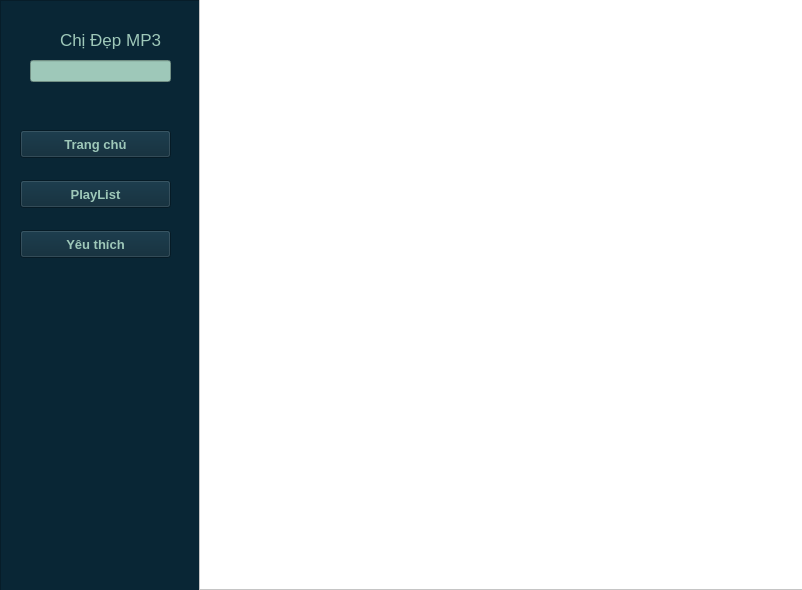
<?xml version="1.0" encoding="UTF-8"?>
<ui version="4.0">
 <class>MainWindow</class>
 <widget class="QMainWindow" name="MainWindow">
  <property name="geometry">
   <rect>
    <x>0</x>
    <y>0</y>
    <width>802</width>
    <height>590</height>
   </rect>
  </property>
  <property name="windowTitle">
   <string>Chị Đẹp MP3</string>
  </property>
  <property name="windowIcon">
   <iconset>
    <normaloff>imgs/chidep.jpg</normaloff>imgs/chidep.jpg</iconset>
  </property>
  <widget class="QWidget" name="centralwidget">
   <widget class="QFrame" name="menuPanel">
    <property name="geometry">
     <rect>
      <x>0</x>
      <y>0</y>
      <width>201</width>
      <height>591</height>
     </rect>
    </property>
    <property name="styleSheet">
     <string notr="true">background-color: #092635;</string>
    </property>
    <property name="frameShape">
     <enum>QFrame::StyledPanel</enum>
    </property>
    <property name="frameShadow">
     <enum>QFrame::Raised</enum>
    </property>
    <widget class="QLabel" name="appName">
     <property name="geometry">
      <rect>
       <x>60</x>
       <y>30</y>
       <width>131</width>
       <height>20</height>
      </rect>
     </property>
     <property name="font">
      <font>
       <family>Arial</family>
       <pointsize>13</pointsize>
       <weight>50</weight>
       <bold>false</bold>
      </font>
     </property>
     <property name="styleSheet">
      <string notr="true">color: #9EC8B9;</string>
     </property>
     <property name="text">
      <string>Chị Đẹp MP3</string>
     </property>
    </widget>
    <widget class="QLineEdit" name="txtSearch">
     <property name="geometry">
      <rect>
       <x>30</x>
       <y>60</y>
       <width>141</width>
       <height>22</height>
      </rect>
     </property>
     <property name="font">
      <font>
       <family>Arial</family>
       <pointsize>12</pointsize>
      </font>
     </property>
     <property name="styleSheet">
      <string notr="true">background-color: #9EC8B9;</string>
     </property>
    </widget>
    <widget class="QPushButton" name="btnTrangChu">
     <property name="geometry">
      <rect>
       <x>20</x>
       <y>130</y>
       <width>151</width>
       <height>28</height>
      </rect>
     </property>
     <property name="font">
      <font>
       <pointsize>10</pointsize>
       <weight>75</weight>
       <bold>true</bold>
      </font>
     </property>
     <property name="styleSheet">
      <string notr="true">color: #9EC8B9;</string>
     </property>
     <property name="text">
      <string>Trang chủ</string>
     </property>
    </widget>
    <widget class="QPushButton" name="btnTrangChu_2">
     <property name="geometry">
      <rect>
       <x>20</x>
       <y>180</y>
       <width>151</width>
       <height>28</height>
      </rect>
     </property>
     <property name="font">
      <font>
       <pointsize>10</pointsize>
       <weight>75</weight>
       <bold>true</bold>
      </font>
     </property>
     <property name="styleSheet">
      <string notr="true">color: #9EC8B9;</string>
     </property>
     <property name="text">
      <string>PlayList</string>
     </property>
    </widget>
    <widget class="QPushButton" name="btnTrangChu_3">
     <property name="geometry">
      <rect>
       <x>20</x>
       <y>230</y>
       <width>151</width>
       <height>28</height>
      </rect>
     </property>
     <property name="font">
      <font>
       <pointsize>10</pointsize>
       <weight>75</weight>
       <bold>true</bold>
      </font>
     </property>
     <property name="styleSheet">
      <string notr="true">color: #9EC8B9;</string>
     </property>
     <property name="text">
      <string>Yêu thích</string>
     </property>
    </widget>
    <widget class="QLabel" name="label">
     <property name="geometry">
      <rect>
       <x>20</x>
       <y>20</y>
       <width>31</width>
       <height>31</height>
      </rect>
     </property>
     <property name="text">
      <string/>
     </property>
     <property name="pixmap">
      <pixmap>imgs/chidep-icon.jpg</pixmap>
     </property>
    </widget>
   </widget>
   <widget class="QFrame" name="musicPanel">
    <property name="geometry">
     <rect>
      <x>199</x>
      <y>-1</y>
      <width>611</width>
      <height>591</height>
     </rect>
    </property>
    <property name="styleSheet">
     <string notr="true">background-color: #ffffff;</string>
    </property>
    <property name="frameShape">
     <enum>QFrame::StyledPanel</enum>
    </property>
    <property name="frameShadow">
     <enum>QFrame::Raised</enum>
    </property>
   </widget>
  </widget>
 </widget>
 <resources/>
 <connections/>
</ui>
